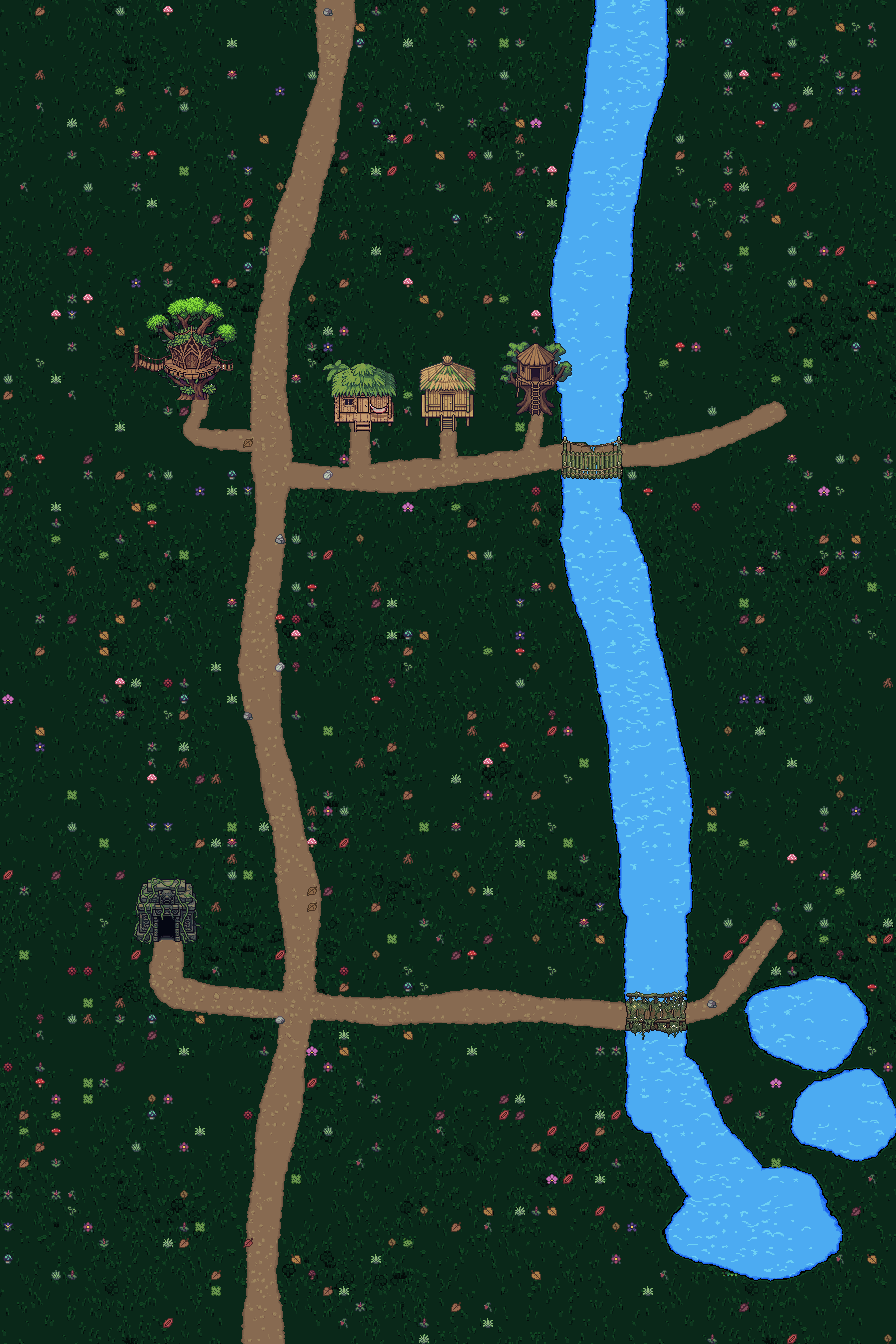

This is a level from a 2D game, rendered from its Tiled map with the project's own tilesets. A one-line summary and the map file follow, with tile-layer data summarised:
An orthogonal 56x84 tile map with 16x16 px tiles, 6 tile layers (Ground, Terrain, Overlay, Decor, ...), 9 tilesets and 567 objects (4x warp, 4x soundscape, 3x marker, start, safe-zone).

<map version="1.10" tiledversion="1.11.0" orientation="orthogonal" renderorder="right-down" width="56" height="84" tilewidth="16" tileheight="16" infinite="0" nextlayerid="9" nextobjectid="568">
 <tileset firstgid="1" source="../tilesets/verdant-ground.tsx" />
 <tileset firstgid="1601" source="../tilesets/verdant-terrain.tsx" />
 <tileset firstgid="1617" source="../tilesets/verdant-overlay.tsx" />
 <tileset firstgid="2356" source="../tilesets/verdant-patch.tsx" />
 <tileset firstgid="3956" source="../tilesets/verdant-path.tsx" />
 <tileset firstgid="5556" source="../tilesets/buildings.tsx" />
 <tileset firstgid="7299" source="../tilesets/verdant-decor.tsx" />
 <tileset firstgid="7363" source="../tilesets/collision.tsx" />
 <tileset firstgid="7365" source="../tilesets/verdant-props.tsx" />
 <layer id="1" name="Ground" width="56" height="84">
  <data>[4704 cells, 4704 non-empty, 1600 distinct tile ids]</data>
 </layer>
 <layer id="2" name="Terrain" width="56" height="84">
  <data>[4704 cells, 388 non-empty, 13 distinct tile ids]</data>
 </layer>
 <layer id="3" name="Overlay" width="56" height="84">
  <data>[4704 cells, 1132 non-empty, 1086 distinct tile ids]</data>
 </layer>
 <layer id="4" name="Decor" width="56" height="84">
  <data>[4704 cells, 581 non-empty, 60 distinct tile ids]</data>
 </layer>
 <layer id="5" name="Dynamic" width="56" height="84">
  <data>[4704 cells, 144 non-empty, 134 distinct tile ids]</data>
 </layer>
 <layer id="6" name="Collision" width="56" height="84">
  <data>[4704 cells, 4704 non-empty, 2 distinct tile ids]</data>
 </layer>
 <objectgroup id="7" name="Scenery">
  <object id="1" gid="2147491014" x="28" y="-1" width="64" height="64" />
  <object id="2" gid="2147491015" x="863" y="-1" width="64" height="64" />
  <object id="3" gid="2147491015" x="124" y="2" width="64" height="64" />
  <object id="4" gid="7368" x="448" y="2" width="64" height="64" />
  <object id="5" gid="7367" x="214" y="4" width="64" height="64" />
  <object id="6" gid="7368" x="47" y="5" width="64" height="64" />
  <object id="7" gid="2147491026" x="661" y="5" width="64" height="64" />
  <object id="8" gid="2147491014" x="244" y="7" width="64" height="64" />
  <object id="9" gid="2147491015" x="428" y="7" width="64" height="64" />
  <object id="10" gid="7376" x="175" y="9" width="64" height="64" />
  <object id="11" gid="2147491016" x="779" y="11" width="64" height="64" />
  <object id="12" gid="2147491026" x="498" y="12" width="64" height="64" />
  <object id="13" gid="7368" x="379" y="15" width="64" height="64" />
  <object id="14" gid="2147491015" x="-21" y="18" width="64" height="64" />
  <object id="15" gid="2147491016" x="798" y="18" width="64" height="64" />
  <object id="16" gid="2147491024" x="707" y="19" width="64" height="64" />
  <object id="17" gid="7367" x="723" y="19" width="64" height="64" />
  <object id="18" gid="7376" x="96" y="20" width="64" height="64" />
  <object id="19" gid="2147491014" x="130" y="26" width="64" height="64" />
  <object id="20" gid="7368" x="687" y="28" width="64" height="64" />
  <object id="21" gid="7368" x="759" y="30" width="64" height="64" />
  <object id="22" gid="2147491026" x="48" y="33" width="64" height="64" />
  <object id="23" gid="7368" x="720" y="33" width="64" height="64" />
  <object id="24" gid="7368" x="224" y="34" width="64" height="64" />
  <object id="25" gid="7368" x="352" y="47" width="64" height="64" />
  <object id="26" gid="7365" x="3.2" y="59.2" width="64" height="64" />
  <object id="27" gid="2147491017" x="67.2" y="59.2" width="64" height="64" />
  <object id="28" gid="7380" x="131.2" y="59.2" width="64" height="64" />
  <object id="29" gid="2147491013" x="195.2" y="59.2" width="64" height="64" />
  <object id="30" gid="7369" x="403.2" y="59.2" width="64" height="64" />
  <object id="31" gid="2147491028" x="467.2" y="59.2" width="64" height="64" />
  <object id="32" gid="7365" x="528" y="59.2" width="64" height="64" />
  <object id="33" gid="2147491017" x="681.6" y="59.2" width="64" height="64" />
  <object id="34" gid="7380" x="745.6" y="59.2" width="64" height="64" />
  <object id="35" gid="2147491013" x="812.8" y="59.2" width="64" height="64" />
  <object id="36" gid="2147491014" x="265" y="60" width="64" height="64" />
  <object id="37" gid="7396" x="668" y="70" width="64" height="64" />
  <object id="38" gid="2147491057" x="158" y="71" width="64" height="64" />
  <object id="39" gid="7378" x="343" y="86" width="64" height="64" />
  <object id="40" gid="7366" x="850" y="89" width="64" height="64" />
  <object id="41" gid="2147491079" x="161" y="93" width="64" height="64" />
  <object id="42" gid="2147491044" x="727" y="93" width="64" height="64" />
  <object id="43" gid="2147491057" x="423" y="95" width="64" height="64" />
  <object id="44" gid="7396" x="138" y="105" width="64" height="64" />
  <object id="45" gid="7367" x="340" y="107" width="64" height="64" />
  <object id="46" gid="7389" x="77" y="111" width="64" height="64" />
  <object id="47" gid="7450" x="757" y="115" width="64" height="64" />
  <object id="48" gid="2147491015" x="855" y="118" width="64" height="64" />
  <object id="49" gid="7411" x="529" y="122" width="64" height="64" />
  <object id="50" gid="2147491044" x="-38" y="123" width="64" height="64" />
  <object id="51" gid="2147491015" x="785" y="127" width="64" height="64" />
  <object id="52" gid="2147491044" x="832" y="128" width="64" height="64" />
  <object id="53" gid="7367" x="0" y="129" width="64" height="64" />
  <object id="54" gid="2147491015" x="223" y="130" width="64" height="64" />
  <object id="55" gid="7389" x="204" y="131" width="64" height="64" />
  <object id="56" gid="2147491079" x="348" y="132" width="64" height="64" />
  <object id="57" gid="2147491098" x="70" y="133" width="64" height="64" />
  <object id="58" gid="7368" x="-2" y="136" width="64" height="64" />
  <object id="59" gid="7368" x="843" y="137" width="64" height="64" />
  <object id="60" gid="7396" x="777" y="139" width="64" height="64" />
  <object id="61" gid="2147491026" x="461" y="141" width="64" height="64" />
  <object id="62" gid="2147491044" x="706" y="144" width="64" height="64" />
  <object id="63" gid="7378" x="811" y="145" width="64" height="64" />
  <object id="64" gid="7450" x="505" y="145" width="64" height="64" />
  <object id="65" gid="7389" x="770" y="147" width="64" height="64" />
  <object id="66" gid="7368" x="94" y="148" width="64" height="64" />
  <object id="67" gid="2147491026" x="325" y="157" width="64" height="64" />
  <object id="68" gid="7396" x="77" y="161" width="64" height="64" />
  <object id="69" gid="7368" x="378" y="161" width="64" height="64" />
  <object id="70" gid="2147491044" x="747" y="166" width="64" height="64" />
  <object id="71" gid="2147491057" x="18" y="167" width="64" height="64" />
  <object id="72" gid="7368" x="832" y="170" width="64" height="64" />
  <object id="73" gid="2147491037" x="200" y="170" width="64" height="64" />
  <object id="74" gid="2147491016" x="-42" y="172" width="64" height="64" />
  <object id="75" gid="2147491098" x="176" y="174" width="64" height="64" />
  <object id="76" gid="7389" x="770" y="175" width="64" height="64" />
  <object id="77" gid="7366" x="467" y="177" width="64" height="64" />
  <object id="78" gid="7411" x="639" y="189" width="64" height="64" />
  <object id="79" gid="7367" x="683" y="190" width="64" height="64" />
  <object id="80" gid="2147491015" x="223" y="191" width="64" height="64" />
  <object id="81" gid="7366" x="65" y="192" width="64" height="64" />
  <object id="82" gid="7368" x="505" y="194" width="64" height="64" />
  <object id="83" gid="7368" x="-10" y="195" width="64" height="64" />
  <object id="84" gid="7376" x="844" y="200" width="64" height="64" />
  </objectgroup>
 <objectgroup id="8" name="Objects">
  <!-- 13 objects omitted --></objectgroup>
</map>
<!-- 483 of 567 objects omitted -->
